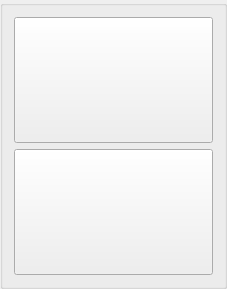
<?xml version="1.0" encoding="UTF-8"?>
<ui version="4.0">
 <class>ApplicationControl</class>
 <widget class="QGroupBox" name="ApplicationControl">
  <property name="geometry">
   <rect>
    <x>0</x>
    <y>0</y>
    <width>227</width>
    <height>289</height>
   </rect>
  </property>
  <property name="windowTitle">
   <string>App Ctrl</string>
  </property>
  <layout class="QVBoxLayout" name="verticalLayout">
   <item>
    <widget class="QPushButton" name="pbFullscreen">
     <property name="sizePolicy">
      <sizepolicy hsizetype="MinimumExpanding" vsizetype="MinimumExpanding">
       <horstretch>0</horstretch>
       <verstretch>0</verstretch>
      </sizepolicy>
     </property>
     <property name="text">
      <string/>
     </property>
     <property name="icon">
      <iconset theme="user-desktop">
       <normaloff>.</normaloff>.</iconset>
     </property>
     <property name="iconSize">
      <size>
       <width>48</width>
       <height>48</height>
      </size>
     </property>
     <property name="autoRepeat">
      <bool>false</bool>
     </property>
     <property name="default">
      <bool>false</bool>
     </property>
     <property name="flat">
      <bool>false</bool>
     </property>
    </widget>
   </item>
   <item>
    <widget class="QPushButton" name="pbClose">
     <property name="sizePolicy">
      <sizepolicy hsizetype="MinimumExpanding" vsizetype="MinimumExpanding">
       <horstretch>0</horstretch>
       <verstretch>0</verstretch>
      </sizepolicy>
     </property>
     <property name="text">
      <string/>
     </property>
     <property name="icon">
      <iconset theme="application-exit">
       <normaloff>.</normaloff>.</iconset>
     </property>
     <property name="iconSize">
      <size>
       <width>48</width>
       <height>48</height>
      </size>
     </property>
    </widget>
   </item>
  </layout>
 </widget>
 <resources/>
 <connections/>
</ui>
